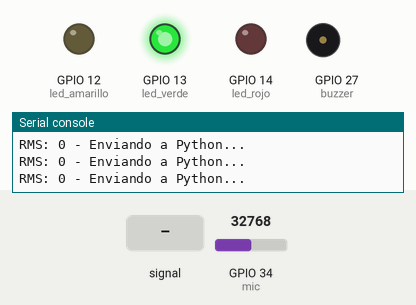
The program below on a simulated ESP32 board running MicroPython. Parts: output pins drawn as LEDs (lit = HIGH), buzzer (waves = sounding, pin HIGH), the last lines printed to the serial console. Inputs (shaded band) come from the test bench; at power-on: GPIO 34 (mic) = 32768 (analog values on the 0–65535 scale). No MQTT or app messages arrive unless stated.

Above: at 2.8 s.
2.9 s: GPIO 34 (mic) fed a 2 Hz sine of ±19660 counts around its level
At 3.22 s:
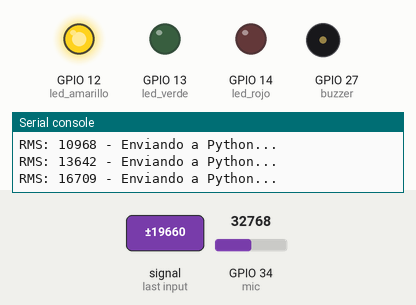
5.9 s: GPIO 34 (mic) set to 0
At 6.4 s:
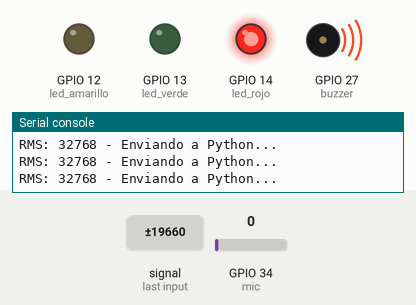
7.4 s: GPIO 34 (mic) set to 7456
8.9 s: GPIO 34 (mic) set to 8384
At 9.4 s:
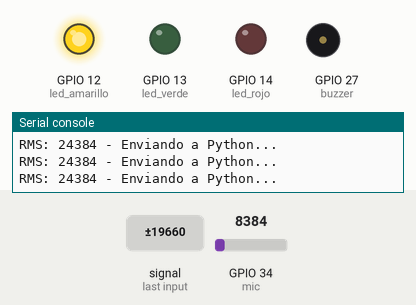
10.4 s: GPIO 34 (mic) set to 16912
11.9 s: GPIO 34 (mic) set to 18192
At 12.6 s:
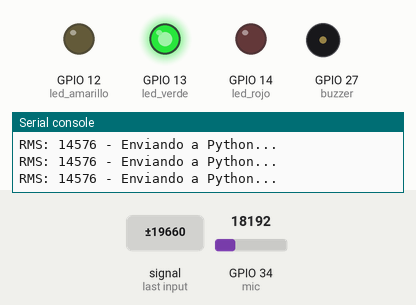
Timing chart, 0 to 14.4 s (numbered marks = the images above; inputs shaded):
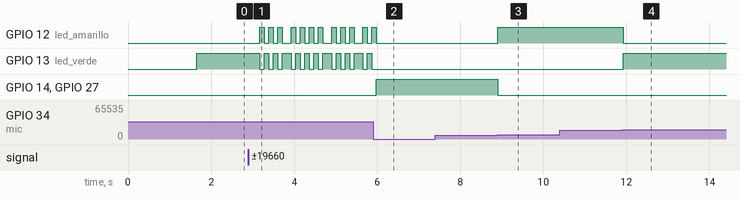

Measured:
- the behaviour switches between 7760 and 7776 on GPIO 34 (mic) (found by bisection; images 2 and 3)
- the behaviour switches between 17760 and 17776 on GPIO 34 (mic) (found by bisection; images 3 and 4)
- after the input at 2.9 s, GPIO 12 (led_amarillo): LOW → HIGH after 0.27 s, → LOW 0.11 s later, → HIGH 0.11 s later, → LOW 0.11 s later, … (23 changes in this stretch); GPIO 13 (led_verde): HIGH → LOW after 0.27 s, → HIGH 0.11 s later, → LOW 0.11 s later, → HIGH 0.11 s later, … (23 changes in this stretch)
- after the input at 5.9 s, GPIO 12 (led_amarillo): goes on until 6.0 s, then stays LOW; GPIO 13 (led_verde): stops changing and stays LOW; GPIO 14 (led_rojo), GPIO 27 (buzzer): LOW → HIGH after 0.08 s
- after the input at 8.9 s, GPIO 12 (led_amarillo): LOW → HIGH at once; GPIO 14 (led_rojo), GPIO 27 (buzzer): HIGH → LOW at once
- after the input at 11.9 s, GPIO 12 (led_amarillo): HIGH → LOW at once; GPIO 13 (led_verde): LOW → HIGH at once

The program:

main.py
```python
import network
import time
import math
from machine import Pin, ADC
from umqtt.simple import MQTTClient

print("Iniciando sistema...")

mic = ADC(Pin(34))
mic.atten(ADC.ATTN_11DB)

led_verde = Pin(13, Pin.OUT)
led_amarillo = Pin(12, Pin.OUT)
led_rojo = Pin(14, Pin.OUT)
buzzer = Pin(27, Pin.OUT)

UMBRAL_ADVERTENCIA = 15000
UMBRAL_CLIPPING = 25000
MUESTRAS_RMS = 100

print("Conectando al WiFi simulado...")
red = network.WLAN(network.STA_IF)
red.active(True)
red.connect('Wokwi-GUEST', '')

while not red.isconnected():
    time.sleep(0.1)
print("¡WiFi Conectado!")

print("Conectando al servidor MQTT...")
cliente = MQTTClient("esp32_sim_audio", "broker.hivemq.com")
cliente.connect()
print("¡MQTT Conectado! Empezando a leer el micrófono...")


def calcular_rms():
    suma_cuadrados = 0
    offset_dc = 32768

    for _ in range(MUESTRAS_RMS):
        lectura = mic.read_u16()
        onda_pura = lectura - offset_dc
        suma_cuadrados += (onda_pura * onda_pura)

    media = suma_cuadrados / MUESTRAS_RMS
    return math.sqrt(media)


def actualizar_estado(valor_rms):
    if valor_rms >= UMBRAL_CLIPPING:
        led_verde.value(0)
        led_amarillo.value(0)
        led_rojo.value(1)
        buzzer.value(1)
    elif valor_rms >= UMBRAL_ADVERTENCIA:
        led_verde.value(0)
        led_amarillo.value(1)
        led_rojo.value(0)
        buzzer.value(0)
    else:
        led_verde.value(1)
        led_amarillo.value(0)
        led_rojo.value(0)
        buzzer.value(0)


while True:
    nivel_rms = calcular_rms()
    actualizar_estado(nivel_rms)

    print(f"RMS: {int(nivel_rms)} - Enviando a Python...")

    cliente.publish("estudio/monitor/gain", str(nivel_rms))

    time.sleep(0.1)
```
